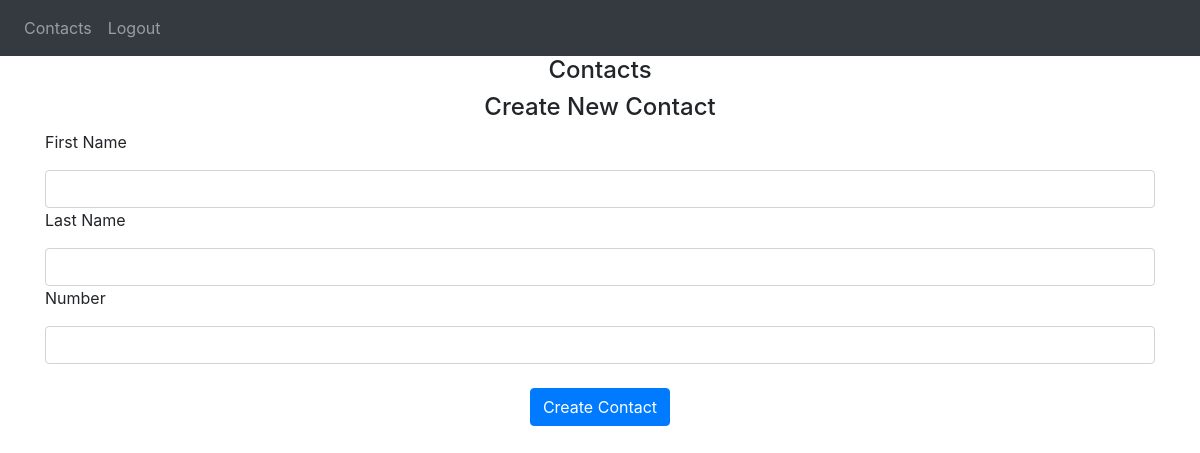
Page / (signed in) on the earlier database version.
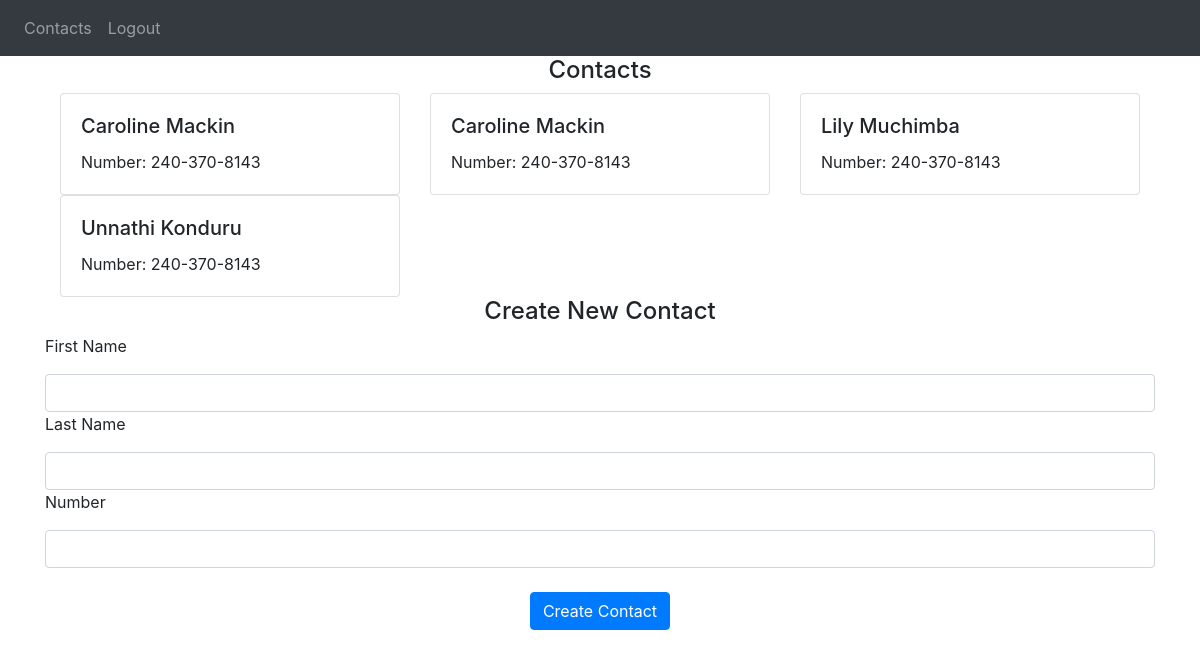
Same page on the later database version.
### Website/models.py (models this page shows)
class Contact(db.Model):
    id = db.Column(db.Integer, primary_key = True)
    first_name = db.Column(db.String(150))
    last_name = db.Column(db.String(150))
    number = db.Column(db.String(150))
    date = db.Column(db.DateTime(timezone = True),default = func.now())
    user_id = db.Column(db.Integer, db.ForeignKey('user.id'))

### Website/views.py (the view, shortened to what this page needs)
@views.route("/",methods=['GET', 'POST'])
@login_required
def contactlist():
    return render_template("contactlist.html", user = current_user)

### Website/__init__.py (called while the page is built)
def create_app():
    app = Flask(__name__)
    app.config['SECRET_KEY'] = 'fhdgwefgifuejukf'
    app.config['SQLALCHEMY_DATABASE_URI'] = f'sqlite:///{DB_NAME}'
    db.init_app(app)
    from .views import views
    from .auth import auth
    app.register_blueprint(views, url_prefix='/')
    app.register_blueprint(auth, url_prefix='/')
    from .models import User, Contact
    create_database(app)
    login_manager = LoginManager()
    login_manager.login_view = 'auth.login'
    login_manager.init_app(app)
    @login_manager.user_loader
    def load_user(id):
        return User.query.get(int(id))
    return app

### Website/templates/contactlist.html (shortened to what this page needs)
{%extends "base.html" %}{% block title %}Contacts{% endblock %}{% block content %}
<h4 align="center">Contacts</h4>
<div class="container">
  <div class="row">
    {% for contact in user.contacts %}
    <div class="col-md-4">
      <div class="card">
        <div class="card-body">
          <h5 class="card-title">{{ contact.first_name }} {{ contact.last_name }}</h5>
          <p class="card-text">Number: {{ contact.number }}</p>
        </div>
      </div>
    </div>
    {% endfor %}
  </div>
</div>
<h4 align = "center">Create New Contact</h4>
<form method = "POST">
    <p>First Name</p>
    <input name = "first_name" id="first_name" class = "form-control"/>
    <p>Last Name</p>
    <input name = "last_name" id="last_name" class = "form-control"/>
    <p>Number</p>
    <input name = "number" id="number" class = "form-control"/>
    <br/>
    <div align = "center">
        <button type="submit" class = "btn btn-primary">Create Contact</button>
    </div>
</form>
{% endblock %}

### Website/templates/base.html (shortened to what this page needs)
<!DOCTYPE html>
<html>
    <head>
        <link
      rel="stylesheet"
      href="https://stackpath.bootstrapcdn.com/bootstrap/4.4.1/css/bootstrap.min.css"
        />
        <link
      rel="stylesheet"
      href="https://stackpath.bootstrapcdn.com/font-awesome/4.7.0/css/font-awesome.min.css"
        />
    </head>
    <body>
        <nav class="navbar navbar-expand-lg navbar-dark bg-dark">
            <div class="collapse navbar-collapse">
                <div class="navbar-nav">
                    {% if user.is_authenticated %}
                    <a class="nav-item nav-link" id="home" href="/">Contacts</a>
                    <a class="nav-item nav-link" id="logout" href="/logout">Logout</a>
                    {% else %}
                    <a class="nav-item nav-link" id="login" href="/login">Login</a>
                    <a class="nav-item nav-link" id="signUp" href="/signup">Sign Up</a>
                    {% endif %}
                </div>
            </div>
        </nav>
        <div class ="container">
            {% block content %}
            {% endblock %}
        </div>
    </body>
</html>

Differences in the rows shown:
added Contact: first_name "Caroline", last_name "Mackin", number "240-370-8143"
added Contact: first_name "Caroline", last_name "Mackin", number "240-370-8143"
added Contact: first_name "Lily", last_name "Muchimba", number "240-370-8143"
added Contact: first_name "Unnathi", last_name "Konduru", number "240-370-8143"
